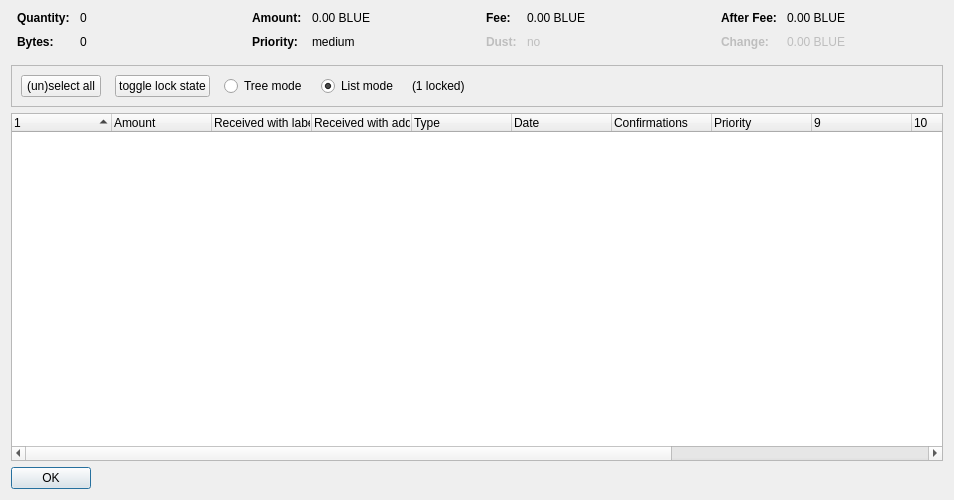
<?xml version="1.0" encoding="UTF-8"?>
<ui version="4.0">
 <class>CoinControlDialog</class>
 <widget class="QDialog" name="CoinControlDialog">
  <property name="geometry">
   <rect>
    <x>0</x>
    <y>0</y>
    <width>954</width>
    <height>500</height>
   </rect>
  </property>
  <property name="windowTitle">
   <string>Coin Selection</string>
  </property>
  <layout class="QVBoxLayout" name="verticalLayout">
   <item>
    <layout class="QHBoxLayout" name="horizontalLayoutTop" stretch="0,0,0,0">
     <property name="topMargin">
      <number>0</number>
     </property>
     <property name="bottomMargin">
      <number>10</number>
     </property>
     <item>
      <layout class="QFormLayout" name="formLayoutCoinControl1">
       <property name="horizontalSpacing">
        <number>10</number>
       </property>
       <property name="verticalSpacing">
        <number>10</number>
       </property>
       <property name="leftMargin">
        <number>6</number>
       </property>
       <property name="rightMargin">
        <number>6</number>
       </property>
       <item row="0" column="0">
        <widget class="QLabel" name="labelCoinControlQuantityText">
         <property name="font">
          <font>
           <weight>75</weight>
           <bold>true</bold>
          </font>
         </property>
         <property name="text">
          <string>Quantity:</string>
         </property>
        </widget>
       </item>
       <item row="0" column="1">
        <widget class="QLabel" name="labelCoinControlQuantity">
         <property name="cursor">
          <cursorShape>IBeamCursor</cursorShape>
         </property>
         <property name="contextMenuPolicy">
          <enum>Qt::ActionsContextMenu</enum>
         </property>
         <property name="text">
          <string notr="true">0</string>
         </property>
         <property name="textInteractionFlags">
          <set>Qt::LinksAccessibleByMouse|Qt::TextSelectableByKeyboard|Qt::TextSelectableByMouse</set>
         </property>
        </widget>
       </item>
       <item row="1" column="0">
        <widget class="QLabel" name="labelCoinControlBytesText">
         <property name="font">
          <font>
           <weight>75</weight>
           <bold>true</bold>
          </font>
         </property>
         <property name="text">
          <string>Bytes:</string>
         </property>
        </widget>
       </item>
       <item row="1" column="1">
        <widget class="QLabel" name="labelCoinControlBytes">
         <property name="cursor">
          <cursorShape>IBeamCursor</cursorShape>
         </property>
         <property name="contextMenuPolicy">
          <enum>Qt::ActionsContextMenu</enum>
         </property>
         <property name="text">
          <string notr="true">0</string>
         </property>
         <property name="textInteractionFlags">
          <set>Qt::LinksAccessibleByMouse|Qt::TextSelectableByKeyboard|Qt::TextSelectableByMouse</set>
         </property>
        </widget>
       </item>
      </layout>
     </item>
     <item>
      <layout class="QFormLayout" name="formLayoutCoinControl2">
       <property name="horizontalSpacing">
        <number>10</number>
       </property>
       <property name="verticalSpacing">
        <number>10</number>
       </property>
       <property name="leftMargin">
        <number>6</number>
       </property>
       <property name="rightMargin">
        <number>6</number>
       </property>
       <item row="0" column="0">
        <widget class="QLabel" name="labelCoinControlAmountText">
         <property name="font">
          <font>
           <weight>75</weight>
           <bold>true</bold>
          </font>
         </property>
         <property name="text">
          <string>Amount:</string>
         </property>
        </widget>
       </item>
       <item row="0" column="1">
        <widget class="QLabel" name="labelCoinControlAmount">
         <property name="cursor">
          <cursorShape>IBeamCursor</cursorShape>
         </property>
         <property name="contextMenuPolicy">
          <enum>Qt::ActionsContextMenu</enum>
         </property>
         <property name="text">
          <string notr="true">0.00 BLUE</string>
         </property>
         <property name="textInteractionFlags">
          <set>Qt::LinksAccessibleByMouse|Qt::TextSelectableByKeyboard|Qt::TextSelectableByMouse</set>
         </property>
        </widget>
       </item>
       <item row="1" column="0">
        <widget class="QLabel" name="labelCoinControlPriorityText">
         <property name="font">
          <font>
           <weight>75</weight>
           <bold>true</bold>
          </font>
         </property>
         <property name="text">
          <string>Priority:</string>
         </property>
        </widget>
       </item>
       <item row="1" column="1">
        <widget class="QLabel" name="labelCoinControlPriority">
         <property name="cursor">
          <cursorShape>IBeamCursor</cursorShape>
         </property>
         <property name="contextMenuPolicy">
          <enum>Qt::ActionsContextMenu</enum>
         </property>
         <property name="text">
          <string>medium</string>
         </property>
         <property name="textInteractionFlags">
          <set>Qt::LinksAccessibleByMouse|Qt::TextSelectableByKeyboard|Qt::TextSelectableByMouse</set>
         </property>
        </widget>
       </item>
      </layout>
     </item>
     <item>
      <layout class="QFormLayout" name="formLayoutCoinControl3">
       <property name="horizontalSpacing">
        <number>10</number>
       </property>
       <property name="verticalSpacing">
        <number>10</number>
       </property>
       <property name="leftMargin">
        <number>6</number>
       </property>
       <property name="rightMargin">
        <number>6</number>
       </property>
       <item row="0" column="0">
        <widget class="QLabel" name="labelCoinControlFeeText">
         <property name="font">
          <font>
           <weight>75</weight>
           <bold>true</bold>
          </font>
         </property>
         <property name="text">
          <string>Fee:</string>
         </property>
        </widget>
       </item>
       <item row="0" column="1">
        <widget class="QLabel" name="labelCoinControlFee">
         <property name="cursor">
          <cursorShape>IBeamCursor</cursorShape>
         </property>
         <property name="contextMenuPolicy">
          <enum>Qt::ActionsContextMenu</enum>
         </property>
         <property name="text">
          <string notr="true">0.00 BLUE</string>
         </property>
         <property name="textInteractionFlags">
          <set>Qt::LinksAccessibleByMouse|Qt::TextSelectableByKeyboard|Qt::TextSelectableByMouse</set>
         </property>
        </widget>
       </item>
       <item row="1" column="0">
        <widget class="QLabel" name="labelCoinControlLowOutputText">
         <property name="enabled">
          <bool>false</bool>
         </property>
         <property name="font">
          <font>
           <weight>75</weight>
           <bold>true</bold>
          </font>
         </property>
         <property name="text">
          <string>Dust:</string>
         </property>
        </widget>
       </item>
       <item row="1" column="1">
        <widget class="QLabel" name="labelCoinControlLowOutput">
         <property name="enabled">
          <bool>false</bool>
         </property>
         <property name="cursor">
          <cursorShape>IBeamCursor</cursorShape>
         </property>
         <property name="contextMenuPolicy">
          <enum>Qt::ActionsContextMenu</enum>
         </property>
         <property name="text">
          <string>no</string>
         </property>
         <property name="textInteractionFlags">
          <set>Qt::LinksAccessibleByMouse|Qt::TextSelectableByKeyboard|Qt::TextSelectableByMouse</set>
         </property>
        </widget>
       </item>
      </layout>
     </item>
     <item>
      <layout class="QFormLayout" name="formLayoutCoinControl4">
       <property name="horizontalSpacing">
        <number>10</number>
       </property>
       <property name="verticalSpacing">
        <number>10</number>
       </property>
       <property name="leftMargin">
        <number>6</number>
       </property>
       <property name="rightMargin">
        <number>6</number>
       </property>
       <item row="0" column="0">
        <widget class="QLabel" name="labelCoinControlAfterFeeText">
         <property name="font">
          <font>
           <weight>75</weight>
           <bold>true</bold>
          </font>
         </property>
         <property name="text">
          <string>After Fee:</string>
         </property>
        </widget>
       </item>
       <item row="0" column="1">
        <widget class="QLabel" name="labelCoinControlAfterFee">
         <property name="cursor">
          <cursorShape>IBeamCursor</cursorShape>
         </property>
         <property name="contextMenuPolicy">
          <enum>Qt::ActionsContextMenu</enum>
         </property>
         <property name="text">
          <string notr="true">0.00 BLUE</string>
         </property>
         <property name="textInteractionFlags">
          <set>Qt::LinksAccessibleByMouse|Qt::TextSelectableByKeyboard|Qt::TextSelectableByMouse</set>
         </property>
        </widget>
       </item>
       <item row="1" column="0">
        <widget class="QLabel" name="labelCoinControlChangeText">
         <property name="enabled">
          <bool>false</bool>
         </property>
         <property name="font">
          <font>
           <weight>75</weight>
           <bold>true</bold>
          </font>
         </property>
         <property name="text">
          <string>Change:</string>
         </property>
        </widget>
       </item>
       <item row="1" column="1">
        <widget class="QLabel" name="labelCoinControlChange">
         <property name="enabled">
          <bool>false</bool>
         </property>
         <property name="cursor">
          <cursorShape>IBeamCursor</cursorShape>
         </property>
         <property name="contextMenuPolicy">
          <enum>Qt::ActionsContextMenu</enum>
         </property>
         <property name="text">
          <string notr="true">0.00 BLUE</string>
         </property>
         <property name="textInteractionFlags">
          <set>Qt::LinksAccessibleByMouse|Qt::TextSelectableByKeyboard|Qt::TextSelectableByMouse</set>
         </property>
        </widget>
       </item>
      </layout>
     </item>
    </layout>
   </item>
   <item>
    <widget class="QFrame" name="frame">
     <property name="minimumSize">
      <size>
       <width>0</width>
       <height>40</height>
      </size>
     </property>
     <property name="frameShape">
      <enum>QFrame::StyledPanel</enum>
     </property>
     <property name="frameShadow">
      <enum>QFrame::Sunken</enum>
     </property>
     <layout class="QHBoxLayout" name="horizontalLayout">
      <item>
       <layout class="QHBoxLayout" name="horizontalLayoutPanel" stretch="0,0,0,0,0,0">
        <property name="spacing">
         <number>14</number>
        </property>
        <item>
         <widget class="QPushButton" name="pushButtonSelectAll">
          <property name="sizePolicy">
           <sizepolicy hsizetype="Maximum" vsizetype="Fixed">
            <horstretch>0</horstretch>
            <verstretch>0</verstretch>
           </sizepolicy>
          </property>
          <property name="text">
           <string>(un)select all</string>
          </property>
          <property name="autoDefault">
           <bool>false</bool>
          </property>
         </widget>
        </item>
        <item>
         <widget class="QPushButton" name="pushButtonToggleLock">
          <property name="sizePolicy">
           <sizepolicy hsizetype="Maximum" vsizetype="Fixed">
            <horstretch>0</horstretch>
            <verstretch>0</verstretch>
           </sizepolicy>
          </property>
          <property name="text">
           <string>toggle lock state</string>
          </property>
          <property name="autoDefault">
           <bool>false</bool>
          </property>
         </widget>
        </item>
        <item>
         <widget class="QRadioButton" name="radioTreeMode">
          <property name="sizePolicy">
           <sizepolicy hsizetype="Maximum" vsizetype="Fixed">
            <horstretch>0</horstretch>
            <verstretch>0</verstretch>
           </sizepolicy>
          </property>
          <property name="text">
           <string>Tree mode</string>
          </property>
         </widget>
        </item>
        <item>
         <widget class="QRadioButton" name="radioListMode">
          <property name="sizePolicy">
           <sizepolicy hsizetype="Maximum" vsizetype="Fixed">
            <horstretch>0</horstretch>
            <verstretch>0</verstretch>
           </sizepolicy>
          </property>
          <property name="text">
           <string>List mode</string>
          </property>
          <property name="checked">
           <bool>true</bool>
          </property>
         </widget>
        </item>
        <item>
         <widget class="QLabel" name="labelLocked">
          <property name="text">
           <string>(1 locked)</string>
          </property>
         </widget>
        </item>
        <item>
         <spacer name="horizontalSpacer">
          <property name="orientation">
           <enum>Qt::Horizontal</enum>
          </property>
          <property name="sizeHint" stdset="0">
           <size>
            <width>40</width>
            <height>20</height>
           </size>
          </property>
         </spacer>
        </item>
       </layout>
      </item>
     </layout>
    </widget>
   </item>
   <item>
    <widget class="CoinControlTreeWidget" name="treeWidget">
     <property name="contextMenuPolicy">
      <enum>Qt::CustomContextMenu</enum>
     </property>
     <property name="sortingEnabled">
      <bool>false</bool>
     </property>
     <property name="columnCount">
      <number>13</number>
     </property>
     <attribute name="headerShowSortIndicator" stdset="0">
      <bool>true</bool>
     </attribute>
     <attribute name="headerStretchLastSection">
      <bool>false</bool>
     </attribute>
     <column>
      <property name="text">
       <string/>
      </property>
     </column>
     <column>
      <property name="text">
       <string>Amount</string>
      </property>
     </column>
     <column>
      <property name="text">
       <string>Received with label</string>
      </property>
     </column>
     <column>
      <property name="text">
       <string>Received with address</string>
      </property>
     </column>
     <column>
      <property name="text">
       <string>Type</string>
      </property>
     </column>
     <column>
      <property name="text">
       <string>Date</string>
      </property>
     </column>
     <column>
      <property name="text">
       <string>Confirmations</string>
      </property>
      <property name="toolTip">
       <string>Confirmed</string>
      </property>
     </column>
     <column>
      <property name="text">
       <string>Priority</string>
      </property>
     </column>
     <column>
      <property name="text">
       <string/>
      </property>
     </column>
     <column>
      <property name="text">
       <string/>
      </property>
     </column>
     <column>
      <property name="text">
       <string/>
      </property>
     </column>
     <column>
      <property name="text">
       <string/>
      </property>
     </column>
     <column>
      <property name="text">
       <string/>
      </property>
     </column>
    </widget>
   </item>
   <item>
    <widget class="QDialogButtonBox" name="buttonBox">
     <property name="sizePolicy">
      <sizepolicy hsizetype="Maximum" vsizetype="Fixed">
       <horstretch>0</horstretch>
       <verstretch>0</verstretch>
      </sizepolicy>
     </property>
     <property name="orientation">
      <enum>Qt::Horizontal</enum>
     </property>
     <property name="standardButtons">
      <set>QDialogButtonBox::Ok</set>
     </property>
    </widget>
   </item>
  </layout>
 </widget>
 <customwidgets>
  <customwidget>
   <class>CoinControlTreeWidget</class>
   <extends>QTreeWidget</extends>
   <header>coincontroltreewidget.h</header>
  </customwidget>
 </customwidgets>
 <resources/>
 <connections/>
</ui>
